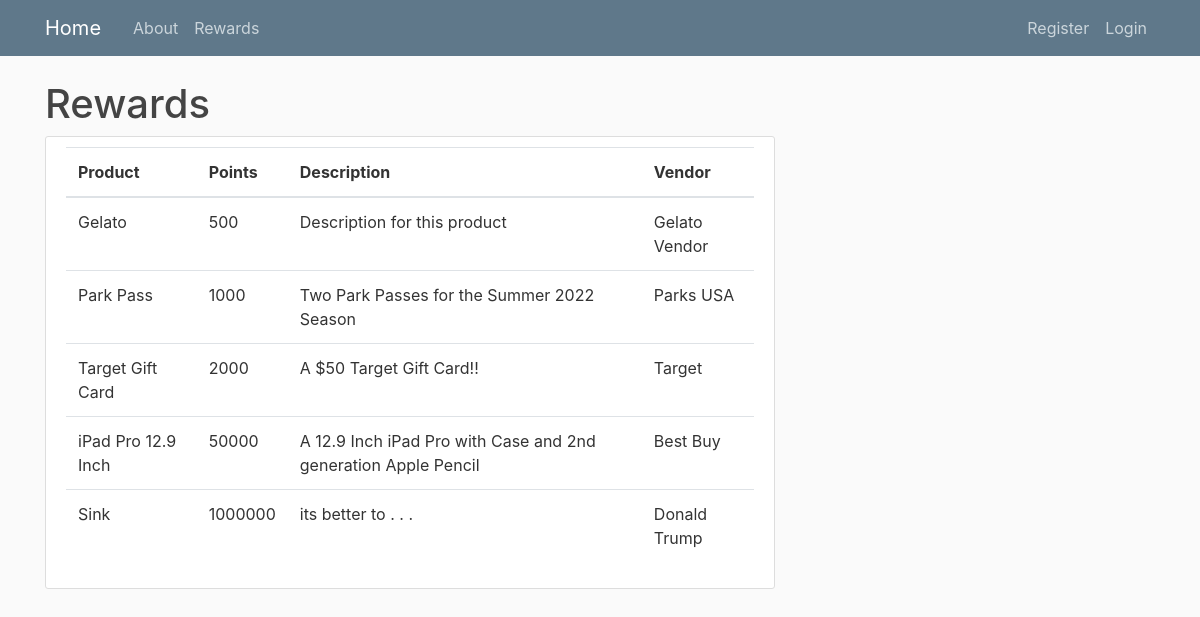
The page /rewardsview/ on the database its author committed.
### rewards/models.py (models this page shows, shortened)
class Reward(models.Model):
    product = models.TextField()
    points = models.IntegerField()
    description = models.TextField()
    vendor = models.TextField()

### rewards/views.py (the view)
# urls.py: path('rewardsview/', rewards_views.rewards_view, name='rewards-view'),
def rewards_view(request):
    context = {
        'rewards': Reward.objects.all()
    }
    return render(request, "rewards/rewards_view.html", context)

### rewards/templates/rewards/rewards_view.html
{% extends "main/base.html" %}
{% block content %}
    <h1>Rewards</h1>
        <div class='content-section'>
            <table class="table">
                <thead>
                    <tr>
                        <th scope="col">Product</th>
                        <th scope="col">Points</th>
                        <th scope="col">Description</th>
                        <th scope="col">Vendor</th>
                    </tr>
                </thead>
                <tbody>
                {% for reward in rewards %}
                    <tr>
                        <td>{{reward.product}}</td>
                        <td>{{reward.points}}</td>
                        <td>{{reward.description}}</td>
                        <td>{{reward.vendor}}</td>
                    </tr>
                {% endfor %}
                </tbody>
            </table>
        </div>
{% endblock content %}

### main/templates/main/base.html (shortened to what this page needs)
{% load static %}
<!DOCTYPE html>
<html lang="en">
<head>
    <link rel="stylesheet" href="https://maxcdn.bootstrapcdn.com/bootstrap/4.0.0/css/bootstrap.min.css">
    <link rel="stylesheet" type="text/css" href="{% static '/main/main.css' %}">
</head>
<body>
    <header class="site-header">
      <nav class="navbar navbar-expand-md navbar-dark bg-steel fixed-top">
        <div class="container">
          <a class="navbar-brand mr-4" href="{% url 'main-home' %}">Home</a>
          <div class="collapse navbar-collapse" id="navbarToggle">
            <div class="navbar-nav mr-auto">
              {% if user.is_authenticated %}
                <a class="nav-item nav-link" href="{% url 'main-about' %}">About</a>
                <a class="nav-item nav-link" href="{% url 'rewards-view' %}">Rewards</a>
                <a class="nav-item nav-link" href="{% url 'main-stopwatch' %}">StopWatch</a>
              {% else %}
                <a class="nav-item nav-link" href="{% url 'main-about' %}">About</a>
                <a class="nav-item nav-link" href="{% url 'rewards-view' %}">Rewards</a>
              {% endif %}
            </div>
            <div class="navbar-nav">
                {% if user.is_authenticated %}
                    <a class="nav-item nav-link" href="{% url 'logout' %}">Logout</a>
                    <a class="nav-item nav-link" href="{% url 'profile' %}">Profile</a>
                {% else %}
                    <a class="nav-item nav-link" href="{% url 'register' %}">Register</a>
                    <a class="nav-item nav-link" href="{% url 'login' %}">Login</a>
                {% endif %}
            </div>
          </div>
        </div>
      </nav>
    </header>
    <main role="main" class="container">
      <div class="row">
        <div class="col-md-8">
            {% block content %}{% endblock %}
        </div>
      </div>
    </main>
  </body>
</html>

### main/static/main/main.css (style rules this page uses)
body { background: #fafafa; color: #333333; margin-top: 5rem; }
h1, h2, h3, h4, h5, h6 { color: #444444; }
.bg-steel { background-color: #5f788a; }
.site-header .navbar-nav .nav-link { color: #cbd5db; }
.content-section { background: #ffffff; padding: 10px 20px; border: 1px solid #dddddd; border-radius: 3px; margin-bottom: 20px; }
a { color: white; }

### rows shown on the page
Reward: product "Gelato", points "500", description "Description for this product", vendor "Gelato Vendor"
Reward: product "Park Pass", points "1000", description "Two Park Passes for the Summer 2022 Season", vendor "Parks USA"
Reward: product "Target Gift Card", points "2000", description "A $50 Target Gift Card!!", vendor "Target"
Reward: product "iPad Pro 12.9 Inch", points "50000", description "A 12.9 Inch iPad Pro with Case and 2nd generation Apple Pencil", vendor "Best Buy"
Reward: product "Sink", points "1000000", description "its better to . . .", vendor "Donald Trump"
